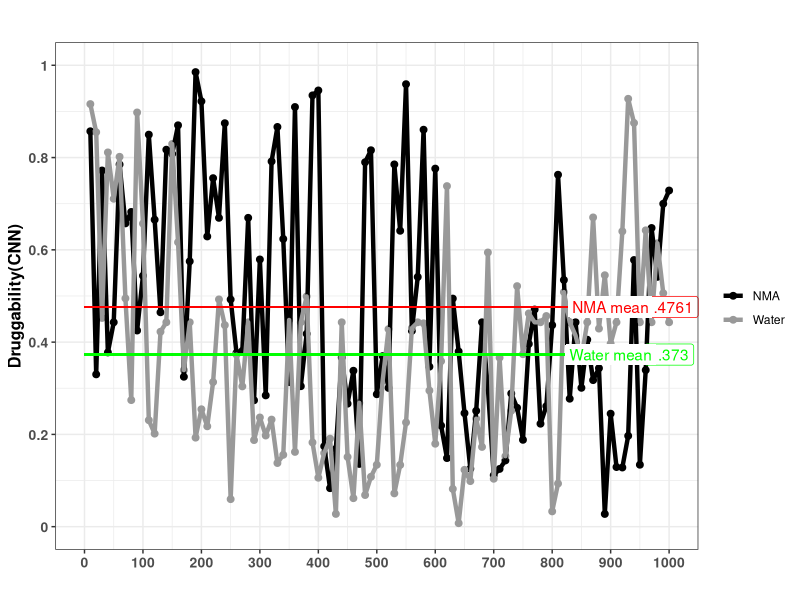
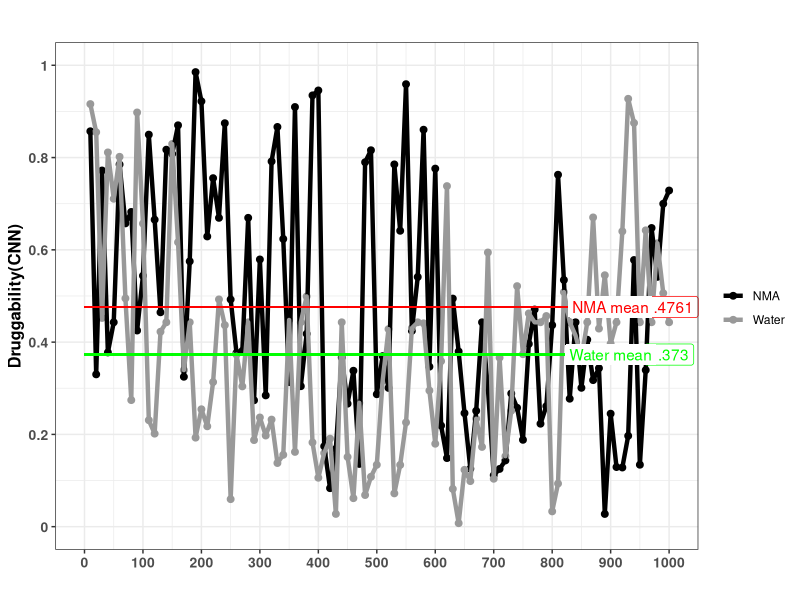

These charts were generated, in order, by the following R code:
# R作图
library(ggplot2)
#options(repr.plot.width=20, repr.plot.height=6)

# Druggability(CNN)
# Import data
rmsf<-read.table("./triad-nma.csv")
rmsf2<-read.table("./triad-water.csv")
name<-c("NMA")
name2<-c("Water")
namemean1<-c("NMA mean")
namemean2<-c("Water mean")

# Define x and y
x<-seq(1,length(rmsf[,5]))
y<-cbind(rmsf[,5])

x2<-seq(1,length(rmsf2[,5]))
y2<-cbind(rmsf2[,5])

# Draw Lines
ggplot()+
geom_point(data=rmsf,aes(x,y,color="black"),    size=2.0)  + 
geom_point(data=rmsf2,aes(x2,y2,color="grey60"), size=2.0)  + 
geom_line(data=rmsf,aes(x,y,color="black"),    size=1.5)  + 
geom_line(data=rmsf2,aes(x2,y2,color="grey60"), size=1.5)  + 

# mean line
geom_segment(data =rmsf,aes(x=0,xend =100,y=mean(y),yend=mean(y)), color="red")+
geom_segment(data =rmsf2,aes(x=0,xend =100,y=mean(y2),yend=mean(y2)), color="green")+
geom_label(color="red",aes(x=100, y=mean(y),label=signif(mean(y), digits = 4), fontface="plain", family="sans")) +
geom_label(color="green",aes(x=100, y=mean(y2), label=signif(mean(y2), digits = 4), fontface="plain", family="sans")) +
geom_label(label.size=0,aes(x=90, y=mean(y),label=namemean1, fontface="plain", family="sans"), color="red") +
geom_label(label.size=0,aes(x=90, y=mean(y2), label=namemean2, fontface="plain", family="sans"), color="green") +

# labs title
labs(title="",x="",y="Druggability(CNN)") +

# legend
scale_color_manual(name="",values=c("black","grey60"),label=c(name,name2)) +

#scale
scale_y_continuous(limits=c(0,1),breaks=seq(0,1,0.2),label=seq(0,1,0.2))  +
scale_x_continuous(limits=c(0,100),breaks=seq(0,100,10),label=seq(0,1000,100)) +
theme_bw() +

# theme
theme(
plot.title=element_text(hjust=0.5,size=20),
axis.title.x=element_text(size=12,face="bold"),
axis.title.y=element_text(size=12,face="bold"),
axis.text.x=element_text(size=10,face="bold"),
axis.text.y=element_text(size=10,face="bold")
) 

# Save png
ggsave("./Druggability(CNN).png",width=18,height=6,dpi=300)

# check whether the unwanted file exists and remove it
file.exists("Rplots.pdf")
file.remove("Rplots.pdf")
